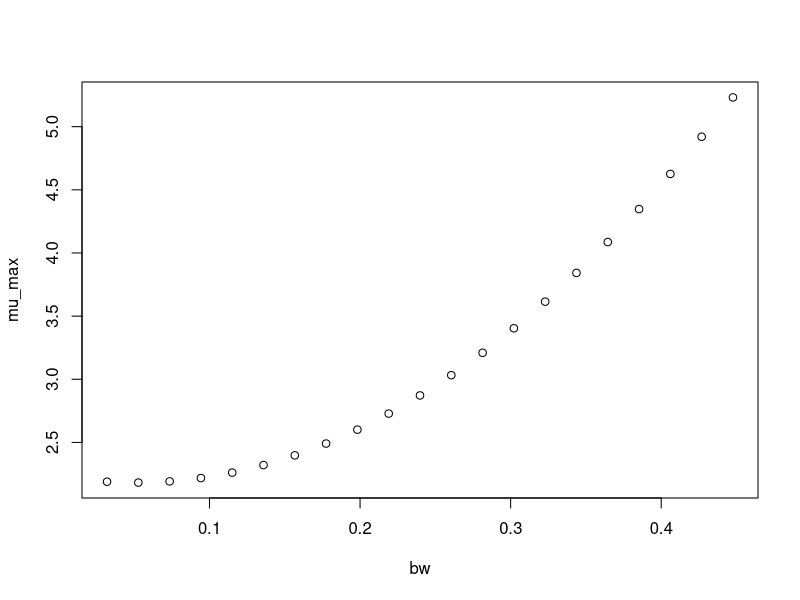

Reproduce this figure in R.
#############################
# start of Parameter script
#############################
bw <- seq(0.031968031968032,0.4476472,length.out=21)
#############################
# end of Parameter script
#############################
############################# 
# start of Model script Gropin ID 1368 
#############################
 
# constant coefficients for this model
 
variables <- data.frame(bw)
argumentsPar <- expand.grid(variables)
 
# heart of the model
response_surface <- function(bw) {
   mumax <-(2.233-1.990*bw+19.41*bw^2)

return(mumax=mumax)
} 

# output parameters
mumax <- cbind(argumentsPar,response_surface(argumentsPar['bw']))
colnames(mumax) <- c(colnames(argumentsPar),'mumax')
#############################
# End of Model script
#############################
############################# 
# start of Visualisation script Gropin ID 1368 
#############################
plot(bw,mumax$mumax,
                          xlab='bw',
                          ylab='mu_max')
#############################
# End of Visualisation script
#############################
